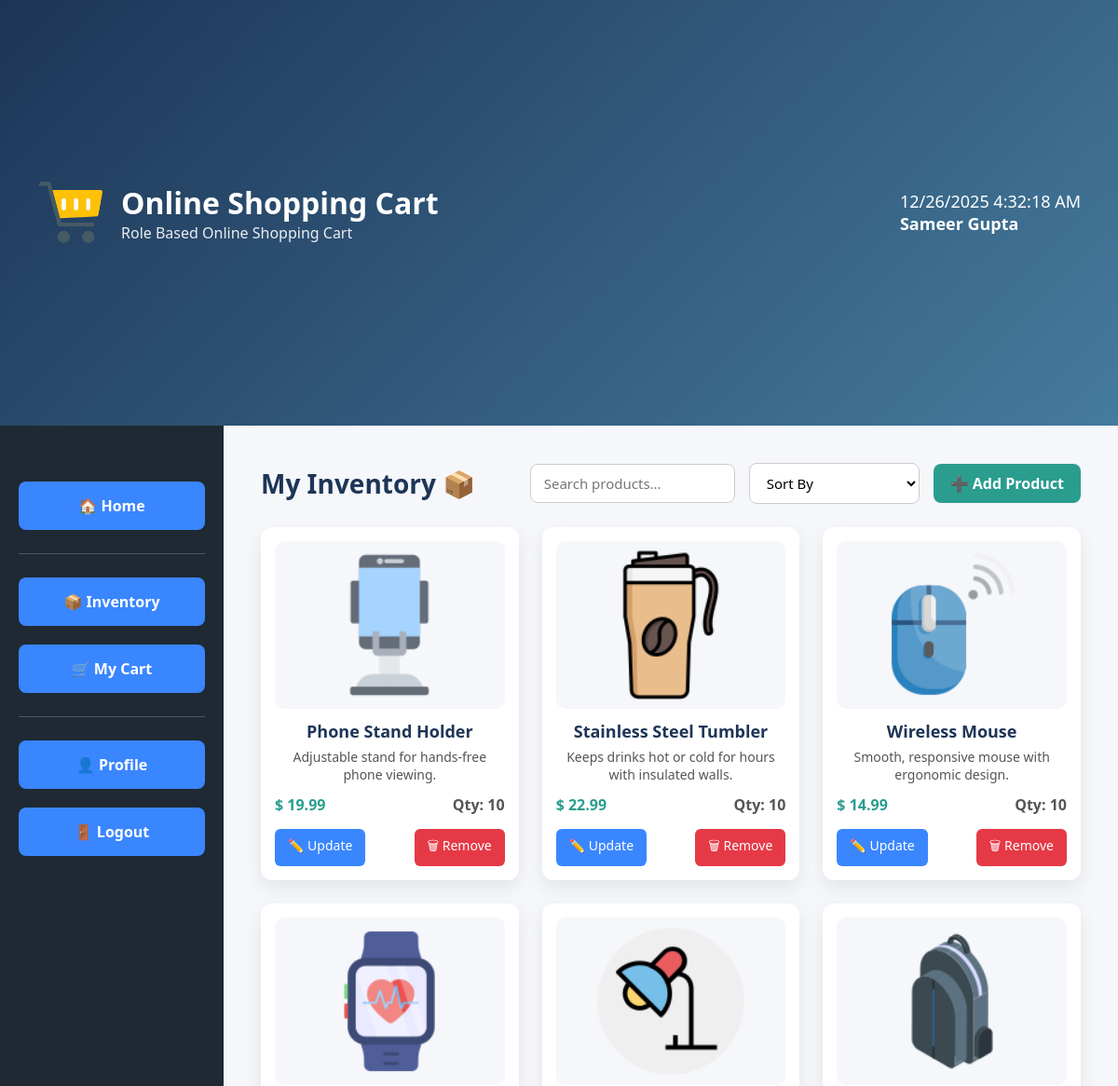
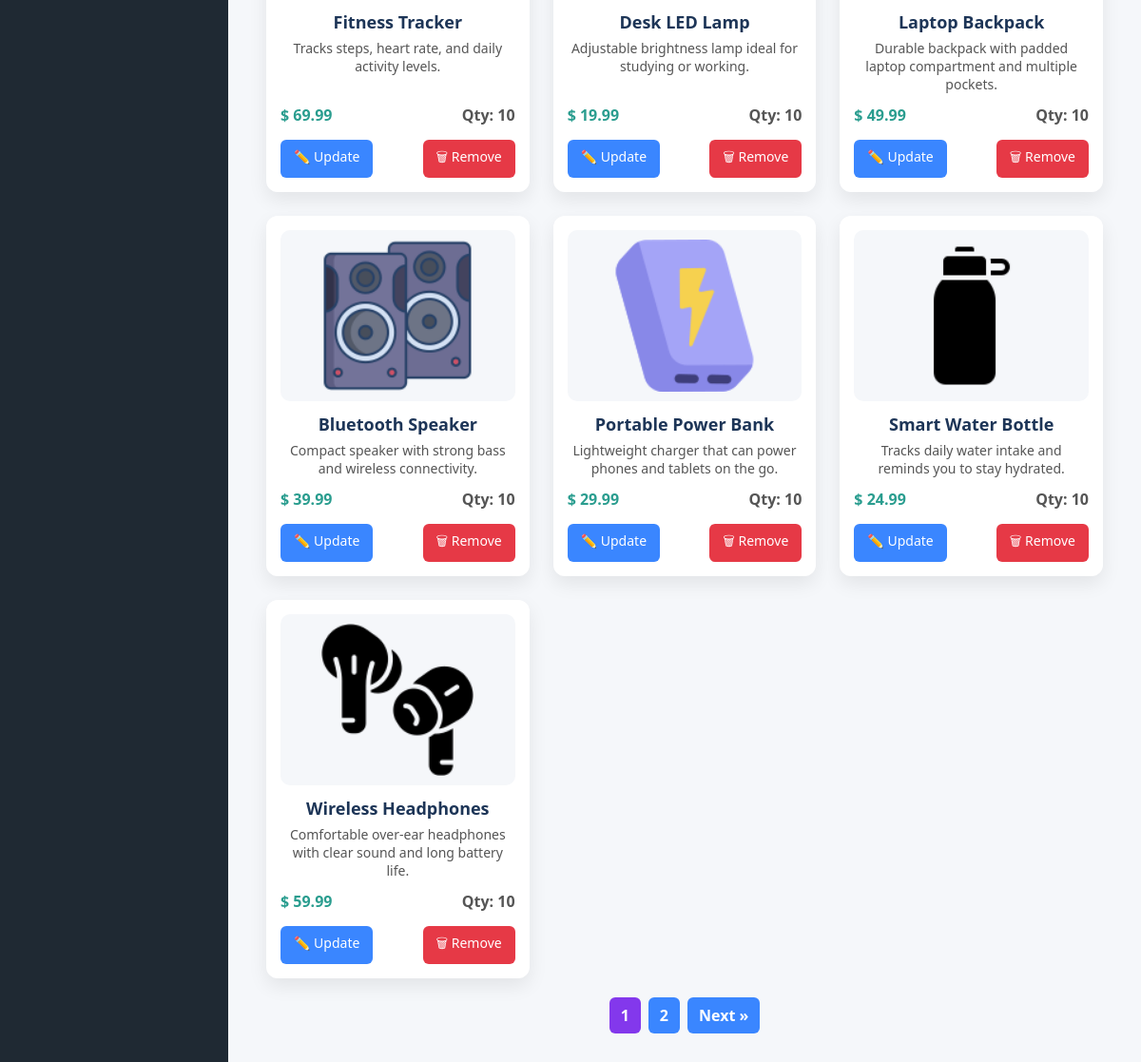
Screenshot of /seller/dashboard (signed in) with the database file from the repository (2 pictures, top to bottom).
### src/models/inventory.py (models this page shows)
class Inventory(SQLModel, table=True):
    __tablename__ = "inventory"
    id: Optional[int] = Field(default=None, primary_key=True)
    name: str = Field(nullable=False, index=True)
    description: Optional[str] = Field(default=None)
    price: float = Field(nullable=False, gt=0)
    quantity: int = Field(default=0, ge=0)
    image: Optional[str] = Field(default=None)
    seller_id: int = Field(foreign_key="users.id", nullable=False)
    seller: Optional["User"] = Relationship(  # noqa
        sa_relationship_kwargs={"lazy": "select"},  # lazy loading
        back_populates=None,  # one-directional
    )
    is_active: bool = Field(default=True, index=True)
    created_at: datetime = Field(
        default_factory=get_utc_now, alias="created_at", index=True
    )
    updated_at: datetime = Field(
        default_factory=get_utc_now, alias="updated_at", index=True
    )

### src/routes/seller.py (the view, shortened to what this page needs)
@seller.route("/dashboard", methods=["GET"])
@login_required
@role_required("seller", "admin")
def dashboard():
    seller_id = session.get("user_id")
    query = request.args.get("q", "").strip()
    sort = request.args.get("sort", "")
    page = request.args.get("page", 1, type=int)
    with Session(engine) as db_session:
        stmt = select(Inventory).where(
            Inventory.seller_id == seller_id,
            Inventory.is_active == True
        )
        total_items = len(db_session.exec(stmt).all())
        total_pages = ceil(total_items / ITEMS_PER_PAGE)
        if sort == "name_asc":
            stmt = stmt.order_by(Inventory.name.asc())
        elif sort == "name_desc":
            stmt = stmt.order_by(Inventory.name.desc())
        elif sort == "price_asc":
            stmt = stmt.order_by(Inventory.price.asc())
        elif sort == "price_desc":
            stmt = stmt.order_by(Inventory.price.desc())
        elif sort == "date_asc":
            stmt = stmt.order_by(Inventory.created_at.asc())
        elif sort == "date_desc":
            stmt = stmt.order_by(Inventory.created_at.desc())
        else:
            stmt = stmt.order_by(Inventory.created_at.desc())
        stmt = stmt.offset((page - 1) * ITEMS_PER_PAGE).limit(ITEMS_PER_PAGE)
        inventories = db_session.exec(stmt).all()
    return render_template("seller/dashboard.html",
                           inventories=inventories, total_pages=total_pages, page=page, search_query=query, sort=sort)

### src/utilities/security.py (called while the page is built, shortened)
def login_required(view: Callable[..., Any]) -> Callable[..., Any]:
    @wraps(view)
    def wrapped_view(*args, **kwargs):
        logger.debug(
            "User %s accessed %s",
            session.get("user_id"),
            request.path,
        )
        return view(*args, **kwargs)
    return wrapped_view

def role_required(*allowed_roles: str):
    allowed_roles_set = {role.lower() for role in allowed_roles}
    def decorator(view):
        @wraps(view)
        def wrapped_view(*args, **kwargs):
            user_id = session.get("user_id")
            user_role = session.get("role")
            logger.debug(
                "Role access granted: user_id=%s role=%s path=%s",
                user_id,
                user_role,
                request.path,
            )
            return view(*args, **kwargs)
        return wrapped_view
    return decorator

### templates/seller/dashboard.html (shortened to what this page needs)
{% extends "base.html" %}
{% block body %}
    {% include "fragments/header.html" %}
    <div class="container">
        {% include "fragments/navigation.html" %}
        <div class="content">
            <div class="dashboard-header">
                <h2>My Inventory 📦</h2>
                <div class="dashboard-actions">
                    <form method="get" class="inventory-search">
                        <input type="text"
                               name="q"
                               placeholder="Search products..."
                               value="{{ request.args.get('q', '') }}">
                    </form>
                    <form method="get" class="inventory-sort">
                        <select name="sort" onchange="this.form.submit()">
                            <option value="">Sort By</option>
                        </select>
                    </form>
                    <a href="{{ url_for('seller.add_inventory') }}" class="btn-add">
                        ➕ Add Product
                    </a>
                </div>
            </div>
            <div class="inventory-grid">
                {% for item in inventories %}
                    <div class="inventory-card">
                        <img src="{{ url_for('static', filename='uploads/' ~ item.image) }}"
                             alt="{{ item.name }}">
                        <h3>{{ item.name }}</h3>
                        <p class="inventory-desc">
                            {{ item.description }}
                        </p>
                        <div class="inventory-footer">
                            <span class="price">$ {{ "%.2f"|format(item.price) }}</span>
                            <span class="qty">Qty: {{ item.quantity }}</span>
                        </div>
                        <div class="inventory-actions">
                            <a href="{{ url_for('seller.update_inventory', item_id=item.id) }}" class="btn-edit">
                                ✏️ Update
                            </a>
                            <form method="post"
                                  action="{{ url_for('seller.delete_inventory', item_id=item.id) }}"
                                  onsubmit="return confirm('Are you sure you want to remove this item?');">
                                <button type="submit" class="btn-delete">
                                    🗑 Remove
                                </button>
                            </form>
                        </div>
                    </div>
                {% else %}
                    <p>You have not added any inventory yet.</p>
                {% endfor %}
            </div>
            <div class="pagination">
                {% for p in range(1, total_pages + 1) %}
                    {% if p == page %}
                        <span class="current">{{ p }}</span>
                    {% else %}
                        <a href="{{ url_for('seller.dashboard', page=p, q=search_query) }}">{{ p }}</a>
                    {% endif %}
                {% endfor %}
                {% if page < total_pages %}
                    <a href="{{ url_for('seller.dashboard', page=page+1, q=search_query) }}">Next »</a>
                {% endif %}
            </div>
        </div>
    </div>
{% endblock %}

### static/css/style.css (style rules this page uses)
* { margin: 0; padding: 0; box-sizing: border-box; font-family: "Segoe UI", Tahoma, sans-serif; }
body { height: 100vh; background: #f5f7fa; overflow: hidden; }
.container { display: flex; height: 80vh; overflow-y: auto; }
.content { width: 80vw; padding: 40px; overflow-y: auto; }
.inventory-grid { display: grid; grid-template-columns: repeat(auto-fill, minmax(240px, 1fr)); gap: 25px; }
.inventory-card { background: #ffffff; border-radius: 12px; box-shadow: 0 8px 20px rgba(0, 0, 0, 0.08); padding: 15px; transition: transform 0.2s ease, box-shadow 0.2s ease; display: flex; flex-direction: column; text-align: center; }
.inventory-card img { width: 100%; height: 180px; object-fit: contain; background: #f5f7fa; border-radius: 10px; margin-bottom: 12px; padding: 10px; }
.inventory-card h3 { font-size: 18px; color: #1d3557; margin-bottom: 6px; }
.inventory-desc { font-size: 14px; color: #555; flex-grow: 1; }
.inventory-footer { display: flex; justify-content: space-between; margin-top: 12px; font-weight: bold; }
.price { color: #2a9d8f; }
.qty { color: #555; }
.dashboard-header { display: flex; justify-content: space-between; align-items: center; margin-bottom: 25px; }
.dashboard-header h2 { font-size: 28px; color: #1d3557; }
.btn-add { padding: 10px 18px; background: #2a9d8f; color: white; border-radius: 8px; text-decoration: none; font-weight: bold; }
.inventory-actions { display: flex; justify-content: space-between; margin-top: 15px; }
.btn-edit { background: #3a86ff; color: white; padding: 8px 14px; border-radius: 6px; text-decoration: none; font-size: 14px; }
.btn-delete { background: #e63946; color: white; padding: 8px 14px; border-radius: 6px; text-decoration: none; font-size: 14px; }
.dashboard-actions { display: flex; align-items: center; gap: 15px; }
.inventory-search input { padding: 10px 14px; border-radius: 8px; border: 1px solid #ccc; font-size: 15px; width: 220px; transition: border-color 0.3s ease, box-shadow 0.3s ease; }
.inventory-actions form { margin: 0; }
.inventory-actions button { border: none; cursor: pointer; }
.inventory-sort select { padding: 10px 14px; border-radius: 8px; border: 1px solid #ccc; font-size: 15px; background: white; cursor: pointer; }
.pagination { display: flex; justify-content: center; margin-top: 20px; gap: 8px; }
.pagination a, .pagination span { padding: 8px 12px; border-radius: 6px; text-decoration: none; background: #3a86ff; color: white; font-weight: bold; transition: background 0.3s ease; }
.pagination .current { background: #8338ec; }

### rows the page displays
Inventory: image (picture), name "Phone Stand Holder", description "Adjustable stand for hands-free phone viewing.", price "19.99", quantity "10"
Inventory: image (picture), name "Stainless Steel Tumbler", description "Keeps drinks hot or cold for hours with insulated walls.", price "22.99", quantity "10"
Inventory: image (picture), name "Wireless Mouse", description "Smooth, responsive mouse with ergonomic design.", price "14.99", quantity "10"
Inventory: image (picture), name "Fitness Tracker", description "Tracks steps, heart rate, and daily activity levels.", price "69.99", quantity "10"
Inventory: image (picture), name "Desk LED Lamp", description "Adjustable brightness lamp ideal for studying or working.", price "19.99", quantity "10"
Inventory: image (picture), name "Laptop Backpack", description "Durable backpack with padded laptop compartment and multiple pockets.", price "49.99", quantity "10"
Inventory: image (picture), name "Bluetooth Speaker", description "Compact speaker with strong bass and wireless connectivity.", price "39.99", quantity "10"
Inventory: image (picture), name "Portable Power Bank", description "Lightweight charger that can power phones and tablets on the go.", price "29.99", quantity "10"
Inventory: image (picture), name "Smart Water Bottle", description "Tracks daily water intake and reminds you to stay hydrated.", price "24.99", quantity "10"
Inventory: image (picture), name "Wireless Headphones", description "Comfortable over-ear headphones with clear sound and long battery life.", price "59.99", quantity "10"

### other values shown
{{ session.get("full_name") | title }} "Sameer Gupta"
{{ p }} "1"
{{ p }} "2"
